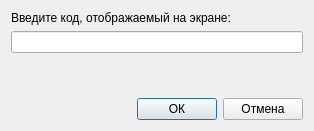
<?xml version="1.0" encoding="UTF-8"?>
<ui version="4.0">
 <class>FormAuth</class>
 <widget class="QDialog" name="FormAuth">
  <property name="geometry">
   <rect>
    <x>0</x>
    <y>0</y>
    <width>314</width>
    <height>131</height>
   </rect>
  </property>
  <property name="windowTitle">
   <string>Код авторизации</string>
  </property>
  <layout class="QVBoxLayout" name="verticalLayout">
   <item>
    <widget class="QLabel" name="labForVal">
     <property name="text">
      <string>Введите код, отображаемый на экране:</string>
     </property>
    </widget>
   </item>
   <item>
    <widget class="QLineEdit" name="leCode">
     <property name="maxLength">
      <number>10</number>
     </property>
    </widget>
   </item>
   <item>
    <spacer name="verticalSpacer">
     <property name="orientation">
      <enum>Qt::Vertical</enum>
     </property>
     <property name="sizeHint" stdset="0">
      <size>
       <width>20</width>
       <height>40</height>
      </size>
     </property>
    </spacer>
   </item>
   <item>
    <layout class="QHBoxLayout" name="horizontalLayout">
     <item>
      <spacer name="horizontalSpacer">
       <property name="orientation">
        <enum>Qt::Horizontal</enum>
       </property>
       <property name="sizeHint" stdset="0">
        <size>
         <width>40</width>
         <height>20</height>
        </size>
       </property>
      </spacer>
     </item>
     <item>
      <widget class="QPushButton" name="btnOk">
       <property name="text">
        <string>ОК</string>
       </property>
       <property name="default">
        <bool>true</bool>
       </property>
      </widget>
     </item>
     <item>
      <widget class="QPushButton" name="btnCancel">
       <property name="text">
        <string>Отмена</string>
       </property>
       <property name="autoDefault">
        <bool>false</bool>
       </property>
      </widget>
     </item>
    </layout>
   </item>
  </layout>
 </widget>
 <resources/>
 <connections/>
</ui>
